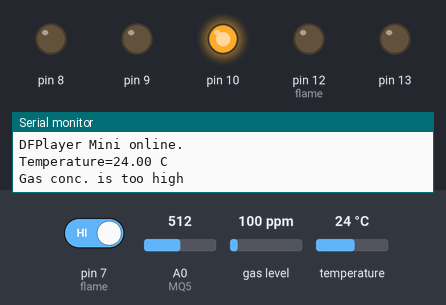
Recording of a sketch running on a simulated Arduino Uno, built with avr-gcc and run on an emulated ATmega328P. On the bench: output pins drawn as LEDs (lit = HIGH), the last lines printed to the serial monitor. The inputs (shaded band) are chosen by the test bench; at power-on: gas level 100 ppm, temperature 24 °C, A0 (MQ5) = 512, pin 7 (flame) HIGH. The audio player accepts every command and is not drawn.

Above: at 1.7 s.
1.8 s: gas level set to 107 ppm
At 5.0 s:
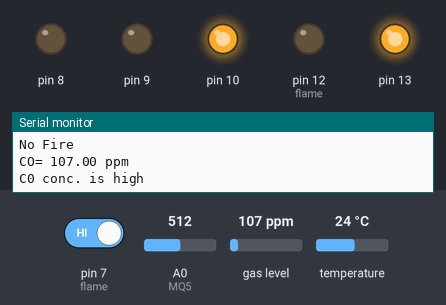
8.5 s: temperature set to 39.5 °C
15.2 s: temperature set to 40.7 °C
At 21.0 s:
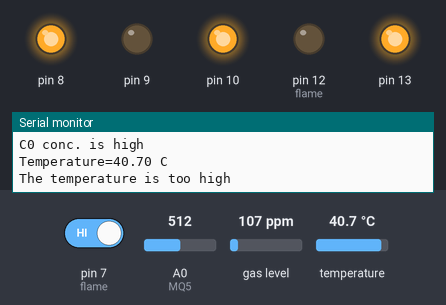
22.1 s: A0 (MQ5) set to 127
28.8 s: A0 (MQ5) set to 113
At 39.4 s:
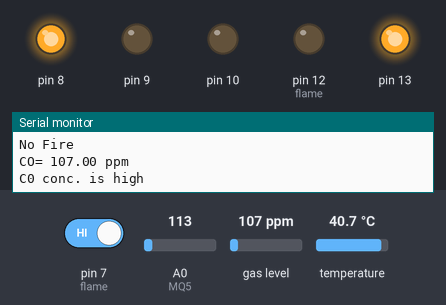
40.2 s: pin 7 (flame) driven LOW
At 49.5 s:
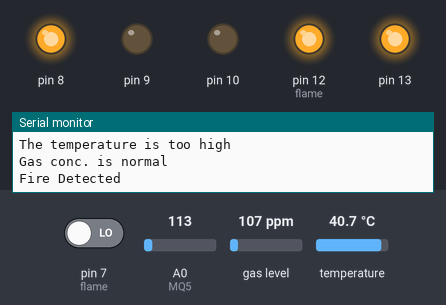
Timing chart, 0 to 51.0 s (numbered marks = the images above; inputs shaded):
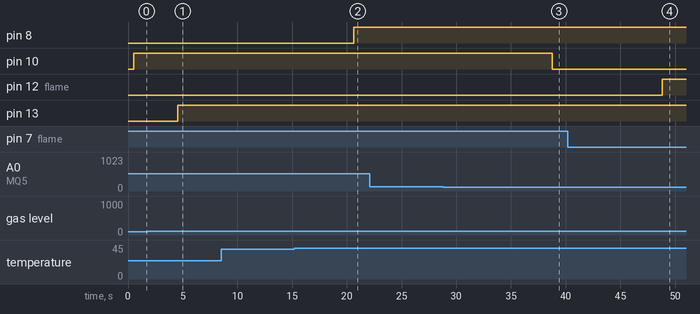

The sketch:

total_sensor_1.ino
```cpp
#include <DHT22.h>
#define data 2
DHT22 dht22(data);

#include "Arduino.h"
#include "SoftwareSerial.h"
#include "DFRobotDFPlayerMini.h"
SoftwareSerial mySoftwareSerial(5, 6);  // RX, TX
DFRobotDFPlayerMini myDFPlayer;

#include <MQUnifiedsensor.h>

int MQ5 = A0;
int MQ5SENSORTHRESHOLD = 120;

int isFlame = HIGH;

MQUnifiedsensor MQ7("Arduino UNO", 5, 10, A1, "MQ-7");

void setup() {
  Serial.begin(115200);
  mySoftwareSerial.begin(9600);
  Serial.println();
  Serial.println(F("DFRobot DFPlayer Mini Demo"));
  Serial.println(F("Initializing DFPlayer ... (May take 3~5 seconds)"));

  if (!myDFPlayer.begin(mySoftwareSerial)) {  //Use softwareSerial to communicate with mp3.
    Serial.println(F("Unable to begin:"));
    Serial.println(F("1.Please recheck the connection!"));
    Serial.println(F("2.Please insert the SD card!"));
    while (true) {
      delay(0);  // Code to compatible with ESP8266 watch dog.
    }
  }
  Serial.println(F("DFPlayer Mini online."));
  myDFPlayer.volume(30);  //Set volume value. From 0 to 30

  MQ7.setRegressionMethod(1);  //_PPM =  a*ratio^b
  MQ7.setA(99.042);
  MQ7.setB(-1.518);  // Configurate the ecuation values to get CO concentration
  MQ7.init();
  float calcR0 = 0;
  for (int i = 1; i <= 10; i++) {
    MQ7.update();  // Update data, the arduino will be read the voltage on the analog pin
    calcR0 += MQ7.calibrate(27.5);
  }
  MQ7.setR0(calcR0 / 10);
  MQ7.serialDebug(true);

  pinMode(7, INPUT);
}

void loop() {
  temperature();
  gas();
  flame();
  C0();
  delay(2000);
}

void temperature() {
  dht22.debug();
  float t = dht22.getTemperature();
  Serial.print("Temperature=");
  Serial.print(t, 2);
  Serial.println(" C");
  if (t > 40) {
    Serial.println("The temperature is too high");
    pinMode(8, OUTPUT);
    digitalWrite(8, HIGH);
    myDFPlayer.play(4);
    delay(4000);
  } else if (t < 10) {
    Serial.println("The temperature is too low");
    pinMode(9, OUTPUT);
    digitalWrite(9, HIGH);
    myDFPlayer.play(5);
    delay(4000);
  } else if (t > 10 and t < 40) {
    pinMode(8, OUTPUT);
    pinMode(9, OUTPUT);
    digitalWrite(8, LOW);
    digitalWrite(9, LOW);
  }
}

void gas() {
  int MQ5analogSensor = analogRead(MQ5);
  if (MQ5analogSensor > MQ5SENSORTHRESHOLD) {
    Serial.println("Gas conc. is too high");
    pinMode(10, OUTPUT);
    digitalWrite(10, HIGH);
    myDFPlayer.play(1);
    delay(4000);
  } else {
    Serial.println("Gas conc. is normal");
    pinMode(10, OUTPUT);
    digitalWrite(10, LOW);
  }
}

void flame() {
  isFlame = digitalRead(7);
  if (isFlame == 0) {
    Serial.println("Fire Detected");
    pinMode(12, OUTPUT);
    digitalWrite(12, HIGH);
    myDFPlayer.play(3);
    delay(4000);
  } else {
    Serial.println("No Fire");
    pinMode(12, OUTPUT);
    digitalWrite(12, LOW);
  }
}

void C0() {
  MQ7.update();                    // Update data, the arduino will be read the voltage on the analog pin
  float COppm = MQ7.readSensor();  // Sensor will read PPM concentration using the model and a and b values setted before or in the setup
  Serial.print("CO= ");
  Serial.print(COppm);
  Serial.println(" ppm");
  if (COppm > 100) {
    Serial.println("C0 conc. is high");
    pinMode(13, OUTPUT);
    digitalWrite(13, HIGH);
    myDFPlayer.play(6);
    delay(4000);
  } else {
    pinMode(13, OUTPUT);
    digitalWrite(13, LOW);
  }
}
```

Measured:
- the behaviour switches between 100 and 101 ppm on gas level (found by bisection; images 0 and 1)
- the behaviour switches between 40 and 40.1 °C on temperature (found by bisection; images 1 and 2)
- the behaviour switches between 121 and 120 on A0 (MQ5) (found by bisection; images 2 and 3)
- after the input at 1.8 s, pin 13: LOW → HIGH after 2.7 s
- after the input at 15.2 s, pin 8: LOW → HIGH after 5.5 s
- after the input at 28.8 s, pin 10: HIGH → LOW after 10.0 s
- after the input at 40.2 s, pin 12 (flame): LOW → HIGH after 8.6 s
